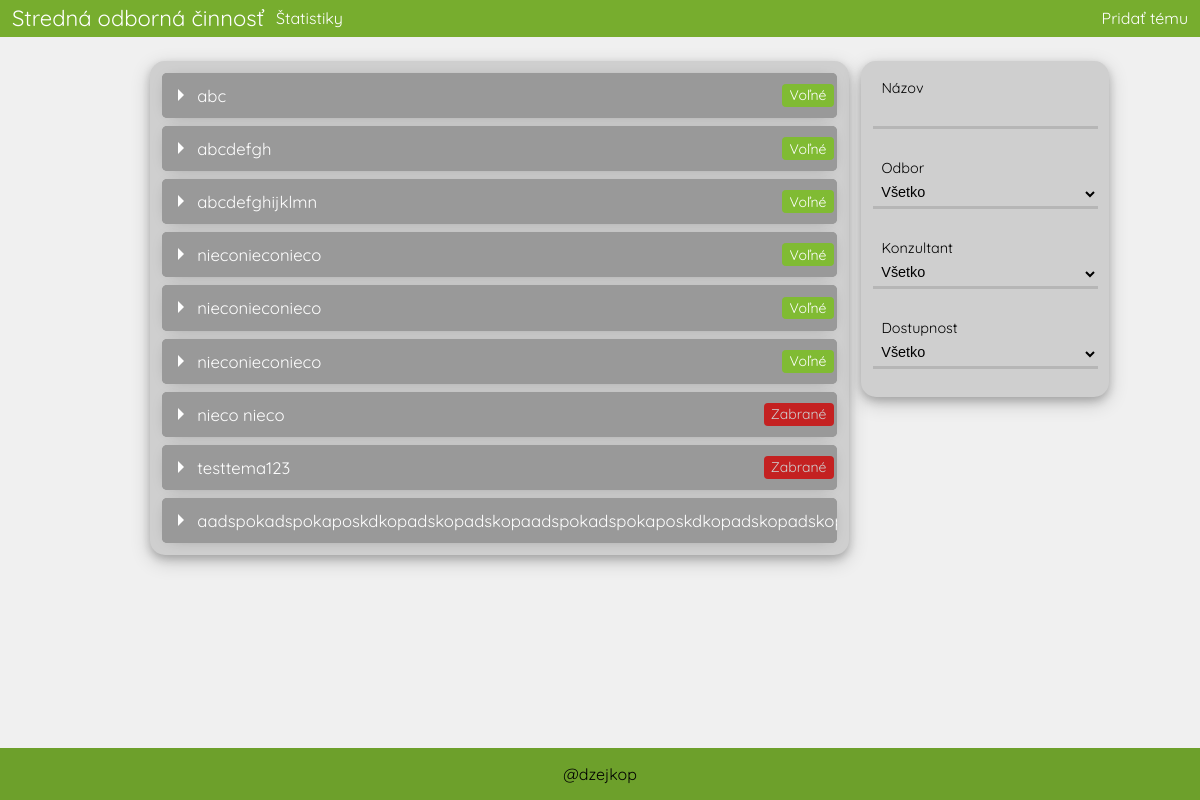
/soc/, run on an earlier commit of the app's database.
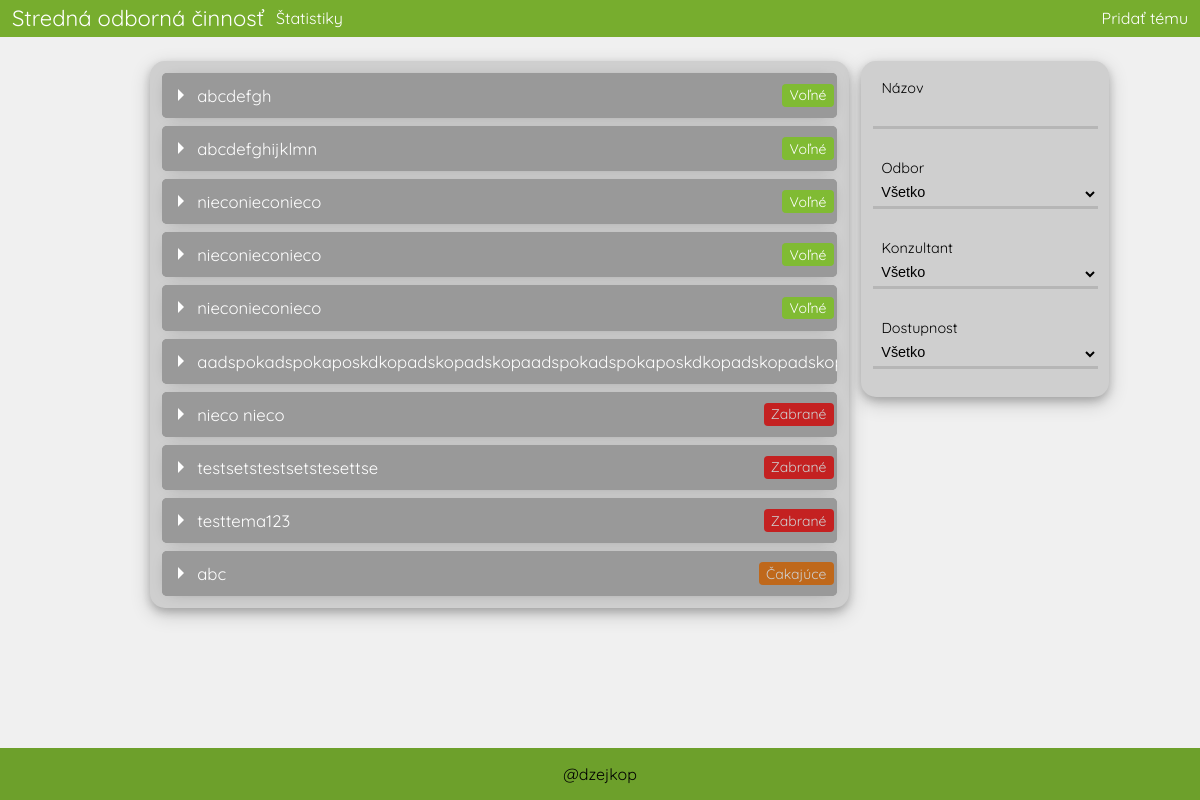
And on a later commit of the database.
### soc/models.py (models this page shows, shortened)
class Tema(models.Model):
    nazov = models.CharField(max_length=80)
    popis = models.TextField(max_length=500)
    conzultant = models.ForeignKey(Ucitel, on_delete=models.CASCADE,default=1)
    student = models.ForeignKey(Student, on_delete=models.SET_NULL, null=True, blank=True)
    odbor = models.ForeignKey(Odbor, on_delete=models.CASCADE,default=1)
    dostupnost = models.ForeignKey(Dostupnost, on_delete=models.CASCADE,default=1)
    kontroly = models.IntegerField(default=0)
    class Meta:
        verbose_name = "Tema"
        verbose_name_plural = "Temy"
        ordering = ["dostupnost_id","nazov"]

class Dostupnost(models.Model):
    nazov = models.CharField(max_length=20);
    def __str__(self):
        return f"{self.nazov}"
    class Meta:
        verbose_name = "Dostupnosť"
        verbose_name_plural = "Dostupnosť"

### soc/views.py (the view)
# urls.py: path('', views.vypis_temy, name="temy"),
def vypis_temy(request):
    temy = Tema.objects.all()
    odbory = Odbor.objects.all()
    ucitelia = Ucitel.objects.all()
    studenti = Student.objects.all()
    dostupnost = Dostupnost.objects.all()
    return render(request, 'soc/index.html', {"temy": temy, "odbory": odbory, "ucitelia": ucitelia, "studenti": studenti, "dostupnost": dostupnost})

### soc/models.py (called while the page is built)
    def __str__(self):
        return f"{self.meno} {self.priezvisko}"

    def __str__(self):
        return f"{self.meno} {self.priezvisko}"

    def __str__(self):
        return f"{self.nazov}"

### soc/templates/soc/index.html (shortened to what this page needs)
{% extends "base.html" %}
{% load static %}
{% block style%}
    <link rel="stylesheet" href="{% static 'soc/css/index.css' %}">
{% endblock style%}
{% block content %}
    <main>
        <div class="main_wrap">
            <div class="items">
                {% for tema in temy%}
                    <details id="item">
                        <summary class="left">
                            <p class="nazov" id="nazov">{{ tema.nazov }}</p>
                            <p class="right" id="dostupnost" data-id="{{tema.dostupnost.id}}">{{ tema.dostupnost }}</p>
                        </summary>
                    </details>
                {% endfor %}
            </div>
            <div id="filters" class="filters">
                <div class="filters_inner">
                    <div class="item">
                        <label for="filter_nazov">Názov</label>
                        <input id="filter_nazov" type="text" class="filter_nazov">
                    </div>
                    <div class="item">
                        <label for="filter_odbor">Odbor</label>
                        <select id="filter_odbor" class="filter">
                            <option value="">Všetko</option>
                        </select>
                    </div>
                    <div class="item">
                        <label for="filter_konzultant">Konzultant</label>
                        <select id="filter_konzultant" class="filter">
                            <option value="">Všetko</option>
                        </select>
                    </div>
                    <div class="item">
                        <label for="filter_dostupnost">Dostupnost</label>
                        <select id="filter_dostupnost" class="filter">
                            <option value="">Všetko</option>
                        </select>
                    </div>
                </div>
            </div>
        </div>
    </main>
{% endblock content %}

What changed in the data, as far as the page shows it:
changed Tema "aadspokadspokaposkdkopadskopadskopaadspokadspokaposkdkopadskopadskopaadspokadspo": moves up the list
added Tema: nazov "testsetstestsetstesettse", dostupnost "Zabrané"
changed Tema "abc": dostupnost_id 1 → 3 (drawn); dostupnost "Voľné" → "Čakajúce"; moves down the list
